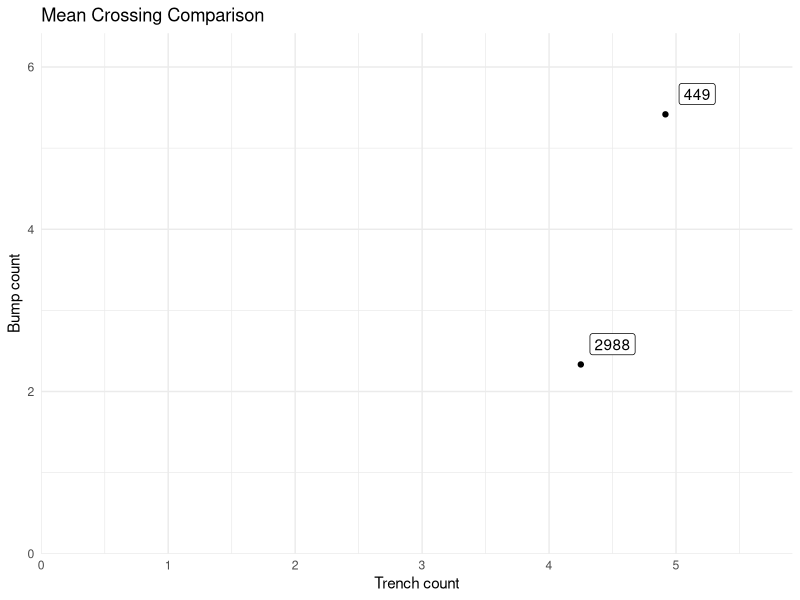

The R script that drew this image:
## ---- chunk 1
library(tidyverse)
library(dplyr)
library(readr)
library(ggplot2)
library(ggbeeswarm)

read_data <- read.csv("../data/test_data/data.csv")

team_list<- c("449","2988")

filtered_df <- read_data |> filter(team %in% team_list)

combined_more <- filtered_df |>
    group_by(team) |>
    summarize(avg_trench = mean(teleop_trench), 
              avg_bump = mean(teleop_bump))

ggplot(combined_more, aes(x = avg_trench, y = avg_bump)) + 
    geom_point() +
    geom_label(
    label = combined_more$team,
    nudge_x = 0.25, nudge_y = 0.25,
    check_overlap = T
  ) +
    scale_x_continuous(expand = c(0, 0), limits = c(0, max(combined_more$avg_trench + 1))) + 
    scale_y_continuous(expand = c(0, 0), limits = c(0, max(combined_more$avg_bump + 1))) +
    labs(title = "Mean Crossing Comparison",
         x = "Trench count",
         y = "Bump count") + 
    theme_minimal()
## ---- chunk 2
#| echo: false
2 * 2
